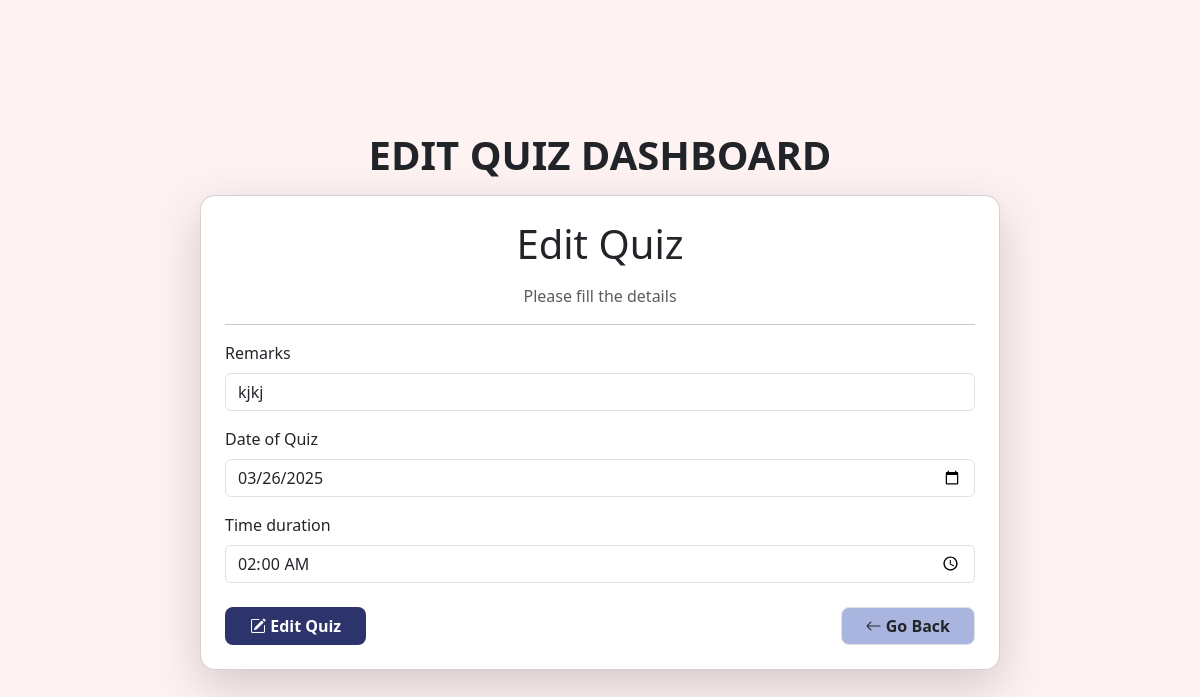
Before: /quizedit/1 (signed in) with the older database file.
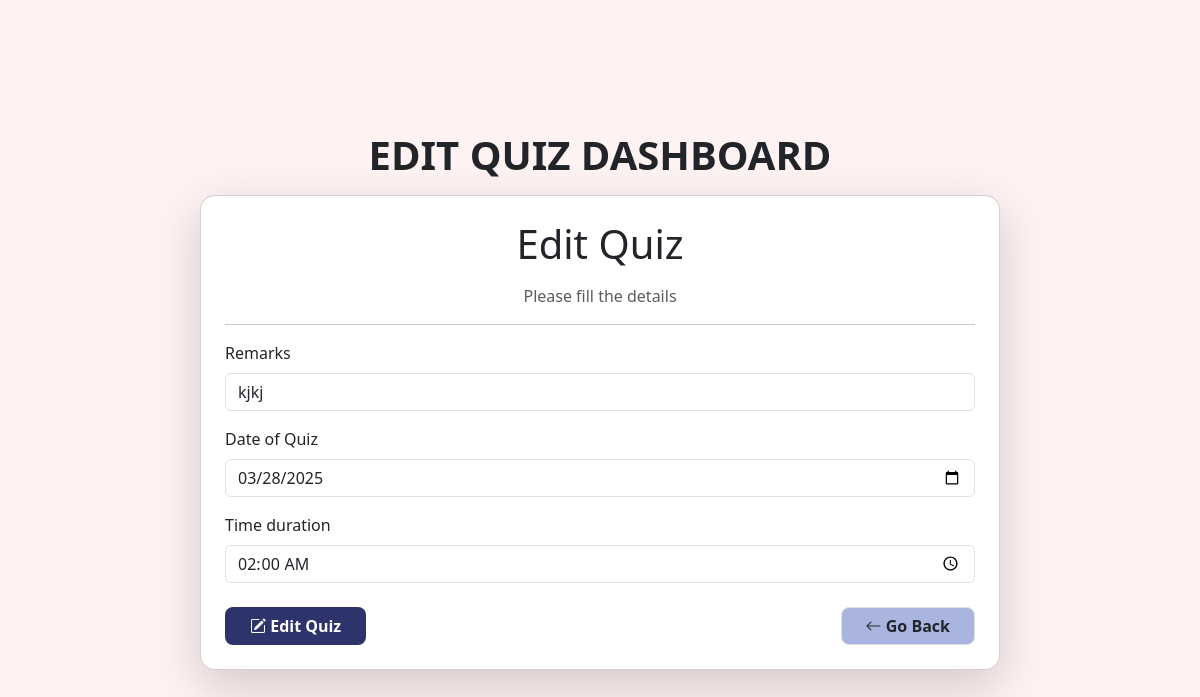
After: the same page with the newer database file.
### app.py (models this page shows)
class QuizTest(db.Model):
    __tablename__="QuizTest"
    id=db.Column(db.Integer, primary_key=True)
    date_ofquiz=db.Column(db.Date,nullable=False)
    time_dur=db.Column(db.String(20),nullable=False)
    remarks=db.Column(db.String(120),nullable=False)
    section_id=db.Column(db.Integer, db.ForeignKey("CourseSection.id"),nullable=False)
    course_section=db.relationship("CourseSection", back_populates='quizzes')
    quiz_questions=db.relationship("QuizQuestion",back_populates='quiz_test',cascade='all,delete-orphan')
    user_scores=db.relationship('UserScore',back_populates='quiz_test',cascade='all,delete-orphan')

### app.py (the view)
@app.route("/quizedit/<int:quizid>",methods=["POST", "GET"])
def quizedit(quizid):
    if 'admin' in session:
        quiz=QuizTest.query.filter_by(id=quizid).first()
        if quiz:
            if request.method=="POST":
                date_ofquiz=request.form["date_ofquiz"]
                time_dur=request.form["time_dur"]
                remarks=request.form["remarks"]
                dateofquiz=datetime.strptime(date_ofquiz, '%Y-%m-%d')
                quiz.date_ofquiz= dateofquiz
                quiz.time_dur= time_dur
                quiz.remarks= remarks
                db.session.commit()
                return redirect(url_for("showchapter",chapid=quiz.section_id))
            else:
                return render_template("quizedit.html",quiz=quiz)
        else:
            return redirect("/admin")
    else:
        return redirect("/login")

### templates/quizedit.html
{% extends "index.html" %}
{% block content %}
<div class="container d-flex flex-column align-items-center justify-content-center vh-100">
    <header class="text-center">
        <h1 class="text-center fw-bold mb-3">EDIT QUIZ DASHBOARD</h1>
    </header>
    <div class="card shadow-lg p-4" style="width: 50rem; border-radius: 15px;">
        <form class="form-group" action="/quizedit/{{quiz.id}}" method="post">
            <h1 class="text-center fw mb-3">Edit Quiz</h1>
            <p class="text-muted text-center">Please fill the details</p>
            <hr>
            <div class="mb-3">
                <label for="remarks" class="form-label">Remarks</label>
                <input type="remarks" class="form-control" id="remarks" name="remarks" placeholder="remarks" required value="{{quiz.remarks}}">
            </div>
            <div class="mb-3">
                <label for="date_ofquiz" class="form-label">Date of Quiz</label>
                <input type="date" class="form-control" id="date_ofquiz" name="date_ofquiz" placeholder="date_ofquiz" required value="{{quiz.date_ofquiz}}">
            </div>
            <div class="mb-3">
                <label for="time_dur" class="form-label">Time duration</label>
                <input type="time" class="form-control" id="time_dur" name="time_dur" placeholder="time_dur" required value="{{quiz.time_dur}}">
            </div>
            <div class="d-flex justify-content-between mt-4">
                <button type="submit" class="btn btn px-4 fw-semibold text-white" style="background-color: #2D336B; border-radius: 8px;">
                    <i class="bi bi-pencil-square"></i> Edit Quiz
                </button>
                <a href="/admin" class="btn btn px-4 fw-semibold text-dark border" style="background-color: #A9B5DF; border-radius: 8px;">
                    <i class="bi bi-arrow-left"></i> Go Back
                </a>
            </div>
        </form>
    </div>
</div>
{% endblock %}

Changed rows visible on the page:
changed QuizTest "kjkj": date_ofquiz "03/26/2025" → "03/28/2025"
